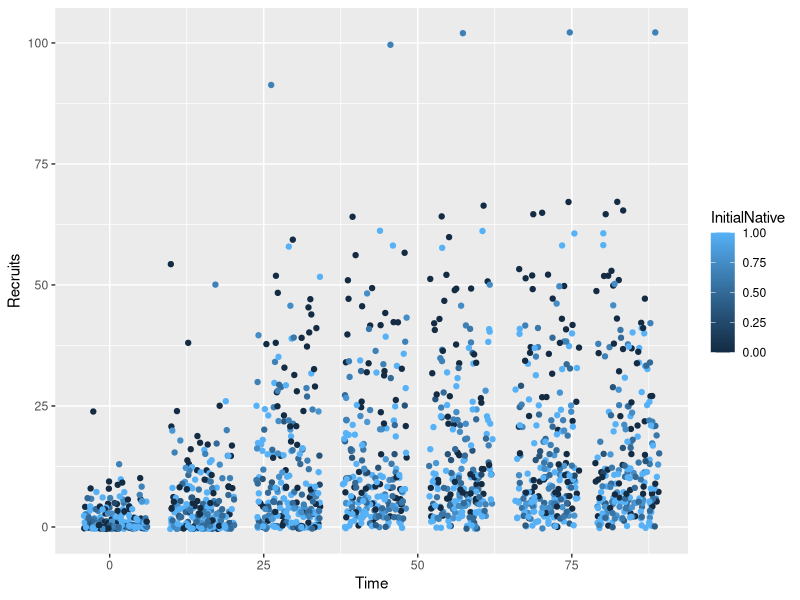
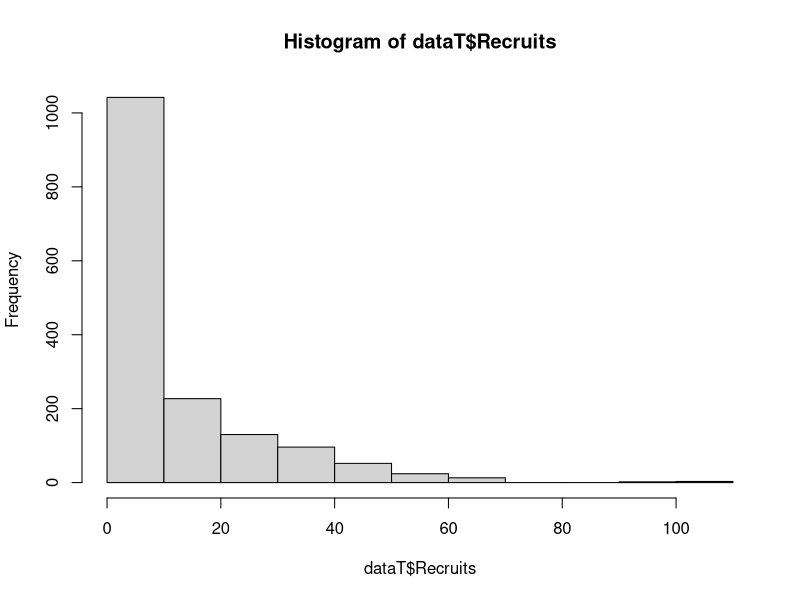

These figures' R source, in order: (Note: this script raises an error after producing the figures.)
#NUDE Group Project

#Background: plates that they pre-seeded with perct initial cover and initial richness (specific species), and proportion of species that are native
#T1: recruits from the start
#T84: cumulative # recruits, 7 time points
#blocks: spatial treatments, places the plates were placed
#tile ID: so oyu can track same tile across 

####Question 1:
#How does recruitment of all species vary over time by 1) assemblage diversity, 2) bare space of assemblage, 3) % native species

library(tidyverse)
library(lme4)

setwd("...")

#Question 1
#read in data
dataT<- read.csv("cumrecruitTreatments_MM.csv")
names(dataT)
#fix data
#convert block to factor, percents to decimals
dataT$Block<- as.factor(dataT$Block)
dataT$TileID<- as.factor(dataT$"Treatment.number")
dataT$InitialCover<- (dataT$InitialCover)/100
dataT$InitialNative<- (dataT$InitialNative)/100
str(dataT)


###start by visualizing to know what matters vs make models with and without blocks and then decide
#Does block need to be included in our model?

#visualize
ggplot(data=dataT, aes(x=Time, y = Recruits, color = InitialNative)) +
  geom_jitter()

#more cover when you start, then less recruits
#richness changes over time
#initial native is mixed together


#models
#nest in block as a random effect
#what distribution for our count data
#negative binomial for a long tail, there are a few points up at 100, do those all belong to the same block? r poisson? What is causing zeros? Are the zeros because they didn't even have opportunities to get recruits? Poisson alone doesn't encorporate zeros very well. What do we want to do with the outliers- they may get soaked up by our random effect.
hist(dataT$Recruits)

#simple mixed model (poisson) with all the variables
# recruits are function of main effects plus random intercept in which individual tiles are nested within each Block. "1|" means it's a random intercept. This it standard if I want a random intercept, if you want a random slope, code it different 
simple<- glmer(Recruits~Time+InitialCover+InitialRichness+InitialNative + (1|Block/TileID), family = "poisson", data = dataT)
#error we need to rescale variables to z scores bc the initial data are all on different scales (except don't rescale time)
summary(simple) #shows us the correlation matrix

#re-scale
dataTz<- data.frame(matrix(NA, nrow = length(dataT[,1]), ncol = length(dataT[1,])))
for (c in 1:length(dataT[1,])){
  dataTz[,c]<- scale(dataT[,c])
}
colnames(dataTz)<- colnames(dataT)

dataTz$Time.1<- dataT$Time
dataTz$Block.1<- dataT$Block
dataTz$TileID.1<- dataT$TileID
dataTz$Recruits.1<- dataT$Recruits
str(dataTz)

#re-try poisson model with re-scaled variables
simple.2<- glmer(Recruits.1~Time.1+InitialCover+InitialRichness+InitialNative + (1|Block.1/TileID.1), family = "poisson", data = dataTz)
#still doesn't like it

#re-try as a negative binomial, un-scaled
simple.nb<- glmer.nb(Recruits~Time+InitialCover+InitialRichness+InitialNative + (1|Block/TileID), data = dataT)
#didn't like that, wanted it to be scaled

#re-try negative binomial, scaled
simple.nb.2<- glmer.nb(Recruits.1~Time.1+InitialCover+InitialRichness+InitialNative + (1|Block.1/TileID.1), data = dataTz)

#large eigenvalue means it needs more re-scaling or it just isn't fitting the data well
#we can plot the residuals to see how the data actually fits the model

#residuals from simplest poisson model
plot(simple) #this pattern means a lot of values are close to zero, not many things much larger than zero
qqnorm(residuals(simple)) #unclear if it's really necessary to do this plot or if it means anything for glmms

#maybe it's not working because we didn't transform the data. Since the data aren't linear, we need to make them linear, compared to our explanatory variable
dataT$Recruits.log<- log(dataT$Recruits+1)
hist(dataT$Recruits.log) #these data look much better
#now that the data are transformed, the zeros are still a problem, but the rest of the data looks normal. The problem is that the ggplot still isn't linear, maybe log(time) help?
dataT$Time.log<- log(data$Time)

ggplot(data=dataT, aes(x=Time.log, y = Recruits.log, color = Block)) +
  geom_jitter()

#model with log for both to see what happens
simple.log<- glmer(Recruits.log~Time.log+InitialCover+InitialRichness+InitialNative + (1|Block/TileID), family = "poisson", data = dataT)
summary(simple.log)

# make a zero inflated model
#install.packages("glmmTMB")
library(glmmTMB)
